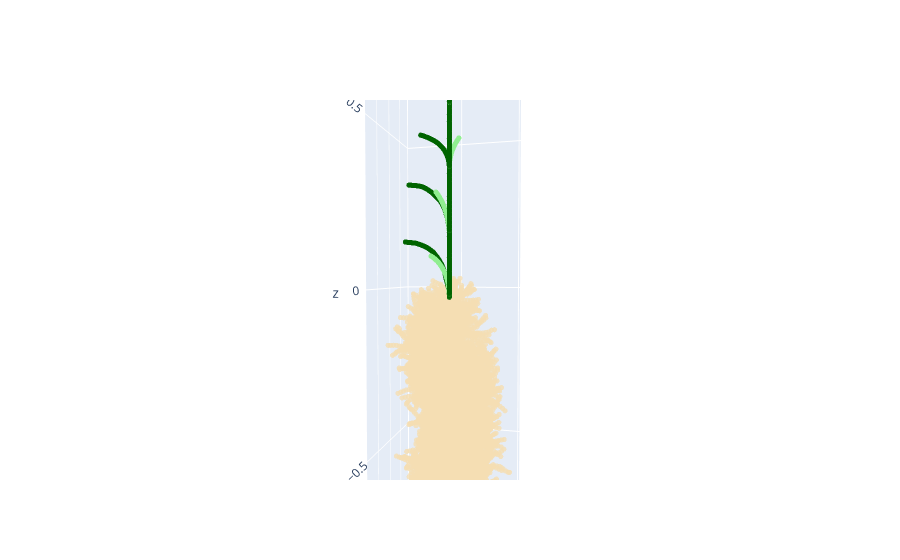

Notebook cell for this chart:
### Markdown cell above
## 2. Detailed usage of CPlantBox
1. create several different plant.

### Code cell
from CPlantBox_PiafMunch import *
plotly.__version__
# first we create a Heliantus plant
name = "Heliantus_Pagès_2013.xml" # parameter name
# here are some optional parameters to be tested
# name = "PMA2018" # Simulate a small plant with 3 leaves and two lateral root, you can comment the heliantus line and uncomment this line to see what happend.
time = 70 # how many days the plant need to grow, make it smaller, for example 15 to see if the plant becomes smaller
plant1 = CPlantBox(name, time, name) # make a plant object in python
# Visualization
fig = visual_plant(plant1)
fig.show()
# it is easy to use for loop in python to create many plant at a time.
for i in range(0,9):    
    plant1 = CPlantBox_analysis('{}.xml'.format(str(i)), 180, '{}'.format(str(i)))

### Figure 1 — Plotly figure (JSON) as saved in the notebook; plotly's stock layout.template omitted (floating-point values rounded to 4 significant figures; data arrays with more than 128 entries replaced by an {"elided": "..."} marker saying what was removed)
{"data": [{"marker": {"color": {"elided": "19962 int values"}, "colorscale": [[0, "wheat"], [0.5, "darkgreen"], [1, "lightgreen"]], "opacity": 0.8, "size": 3}, "mode": "markers", "name": "plant", "type": "scatter3d", "x": {"elided": "19962 float values"}, "y": {"elided": "19962 float values"}, "z": {"elided": "19962 float values"}}], "layout": {"autosize": true, "scene": {"aspectmode": "data", "aspectratio": {"x": 0.5614, "y": 0.6189, "z": 2.878}, "camera": {"center": {"x": 0, "y": 0, "z": 0}, "eye": {"x": 2.143, "y": 0.5263, "z": 0.0707}, "projection": {"type": "perspective"}, "up": {"x": 0, "y": 0, "z": 1}}, "domain": {"x": [0, 1], "y": [0, 1]}}}}
